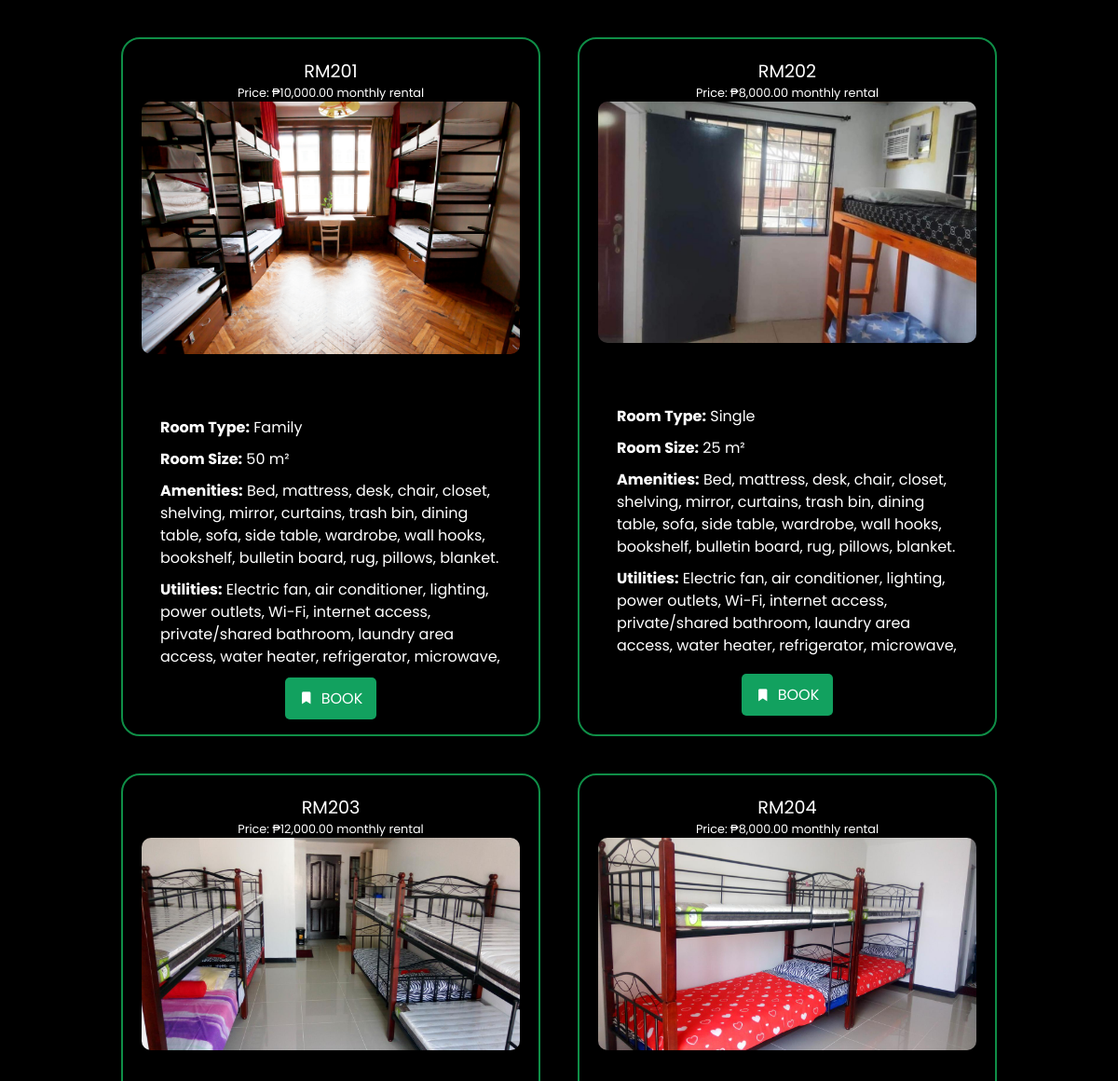
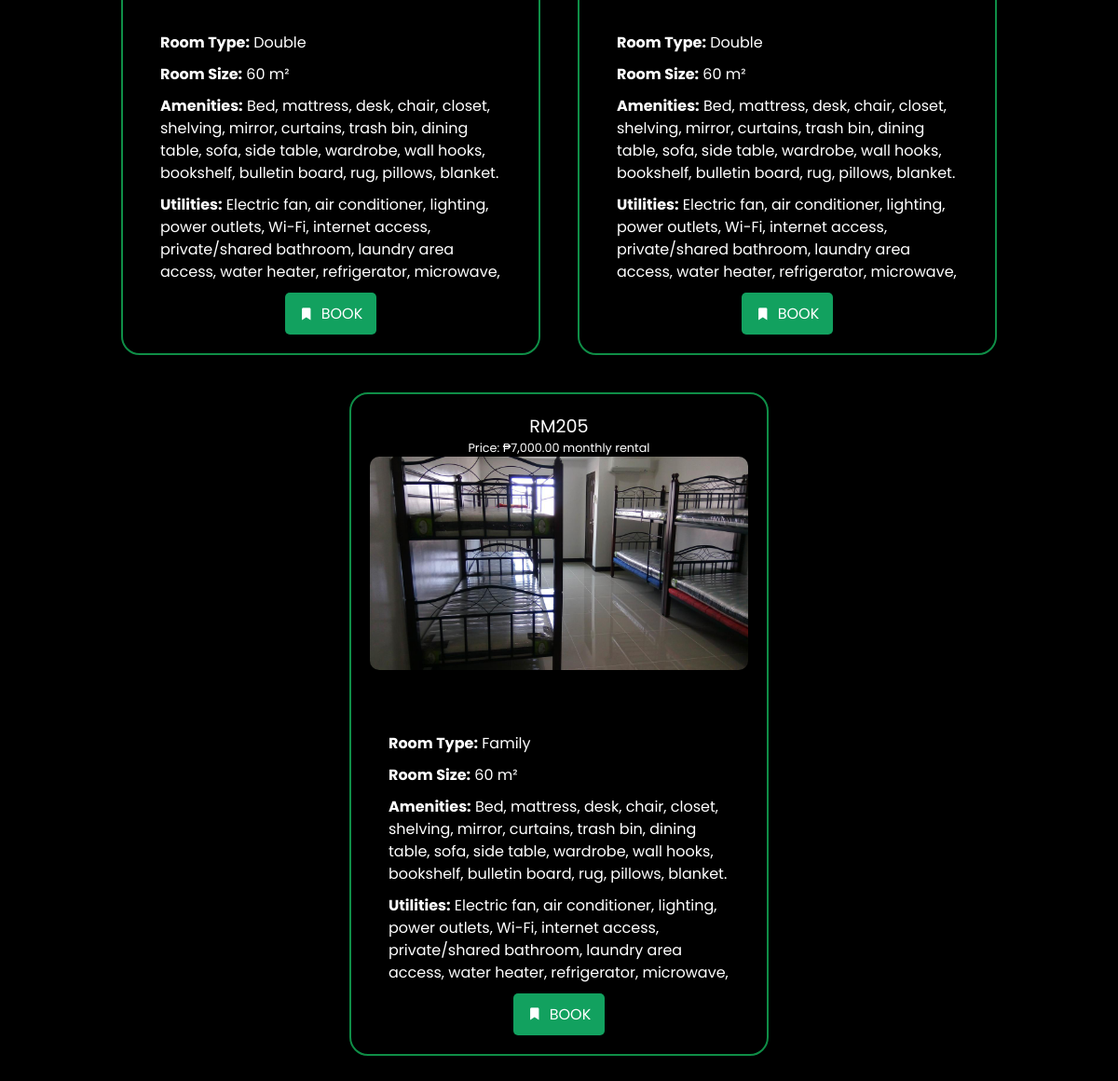
The app's page /ADVERTISEMENT/rooms.php with its own data (2 pictures, top to bottom).
### tables this page shows
CREATE TABLE `room` (
  `room_id` int(20) NOT NULL,
  `room_image` varchar(200) NOT NULL,
  `room_number` varchar(20) NOT NULL,
  `room_type` varchar(20) NOT NULL,
  `room_size` int(100) NOT NULL,
  `room_aminities` text NOT NULL,
  `room_utilities` text NOT NULL,
  `rental_rates` decimal(50,2) NOT NULL,
  `room_payfre` varchar(50) NOT NULL DEFAULT 'Monthly',
  `room_deporate` decimal(50,2) NOT NULL,
  `room_status` varchar(50) NOT NULL
);

### ADVERTISEMENT/CLASESS/RoomFetcher.php (called while the page is built)
<?php
include_once '../DATABASE/dbConnector.php';
class RoomFetcher {
    public static function fetchRooms() {
        global $conn;
        $sql = "SELECT room_number, room_image, rental_rates FROM room WHERE room_status = 'available'";
        $result = $conn->query($sql);
        $rooms = [];
        if ($result->num_rows > 0) {
            while ($row = $result->fetch_assoc()) {
                $rooms[] = $row;
            }
        }
        return $rooms;
    }
    public static function fetchRoomDetails($roomNumber) {
        global $conn;
        $sql = "SELECT room_type, room_size, room_aminities, room_utilities, room_payfre, room_deporate FROM room WHERE room_number = ?";
        $stmt = $conn->prepare($sql);
        $stmt->bind_param("s", $roomNumber);
        $stmt->execute();
        $result = $stmt->get_result();
        if ($result->num_rows > 0) {
            return $result->fetch_assoc();
        }
        return [];
    }
}
?>

### ADVERTISEMENT/rooms.php (the view, shortened to what this page needs)
<?php
include_once '../DATABASE/dbConnector.php';
$isAdmin = false;
?>
<!DOCTYPE html>
<html lang="en">
<head>
    <link rel="stylesheet" href="style.css?v=1.0">
    <link href='https://unpkg.com/boxicons@2.1.4/css/boxicons.min.css' rel='stylesheet'>
</head>
<body>
    <section id="wrapper">
        <div id="room">
        <?php
        include_once 'CLASESS/RoomFetcher.php';
        $rooms = RoomFetcher::fetchRooms();
        foreach ($rooms as $room) {
            $roomDetails = RoomFetcher::fetchRoomDetails($room['room_number']);
            echo '<div class="each-room">';
            echo '<span class="room-number">' . htmlspecialchars($room['room_number']) . '</span>';
            echo '<span class="price">Price: ₱' . number_format($room['rental_rates'], 2) . ' monthly rental</span>';
            echo '<div class="room-image-wrapper">';
            echo '<img src="ADD/uploads/' . htmlspecialchars($room['room_image']) . '" alt="' . htmlspecialchars($room['room_number']) . '" class="room-image" loading="lazy">';
            echo '<div class="room-details">';
            echo '<p><strong>Room Type:</strong> ' . htmlspecialchars($roomDetails['room_type']) . '</p>';
            echo '<p><strong>Room Size:</strong> ' . htmlspecialchars($roomDetails['room_size']) . ' m²</p>';
            echo '<p><strong>Amenities:</strong> ' . htmlspecialchars($roomDetails['room_aminities']) . '</p>';
            echo '<p><strong>Utilities:</strong> ' . htmlspecialchars($roomDetails['room_utilities']) . '</p>';
            echo '</div>';
            echo '</div>';
            echo '<div class="btn">';
            if (!$isAdmin) {
                echo '<a href="register-form.php?room_number=' . urlencode($room['room_number']) . '"> <i class="bx bxs-bookmark-star"></i>BOOK</a>';
            }
            echo '</div>';
            echo '</div>';
        }
        ?>
        </div>
    </section>
</body>
</html>

### ADVERTISEMENT/style.css (style rules this page uses)
html { scroll-behavior: smooth; height: 100%; margin: 0; background-color: black; }
body { height: 100%; margin: 0; font-family: "Poppins", sans-serif; font-optical-sizing: auto; overflow: hidden; color: white; }
* { margin: 0; padding: 0; box-sizing: border-box; }
#wrapper { width: 100vw; max-width: 1920px; min-width: 370px; margin: auto; height: 100vh; background-color: black; overflow: auto; }
#room { display: flex; flex-wrap: wrap; justify-content: center; padding: 20px; max-height: calc(100vh - 100px); overflow-y: auto; }
.each-room { position: relative; display: flex; flex-direction: column; align-items: center; margin: 20px; border: solid 2px #0f8e47; width: 450px; padding: 20px; border-radius: 20px; max-height: 750px; justify-content: space-between; box-sizing: border-box; overflow: hidden; }
.each-room img { width: 100%; height: auto; border-radius: 10px; margin-bottom: 20px; transition: transform 0.3s ease; }
.room-image-wrapper { width: 100%; height: 100%; }
.room-details { padding: 20px; color: white; text-align: left; box-sizing: border-box; margin-top: 10px; max-height: 300px; overflow-y: auto; word-wrap: break-word; overflow-wrap: break-word; white-space: normal; }
.room-details p { margin: 10px 0; color: white; font-size: 1rem; line-height: 1.5; }
.price { color: rgb(204, 51, 51); margin: 0; color: white; font-size: 0.8rem; }
.room-number { font-size: 1.2rem; color: white; }
.each-room span { display: block; }
.btn { padding-top: 10px; display: flex; gap: 10px; }
.btn a { padding: 10px 15px; border-radius: 5px; background-color: #12a15f; color: white; text-decoration: none; transition: background-color 0.3s; display: flex; align-items: center; justify-content: center; }
.btn i { margin-right: 8px; }

### records on screen
room: room_number "RM201", rental_rates "10,000.00", room_image (picture), room_type "Family", room_size "50", room_aminities "Bed, mattress, desk, chair, closet, shelving, mirror, curtains, trash bin, dining table, sofa, side table, wardrobe, wall hooks, bookshelf, bulletin board, rug, pillows, blanket.", room_utilities "Electric fan, air conditioner, lighting, power outlets, Wi-Fi, internet access, private/shared bathroom, laundry area access, water heater, refrigerator, microwave,…"
room: room_number "RM202", rental_rates "8,000.00", room_image (picture), room_type "Single", room_size "25", room_aminities "Bed, mattress, desk, chair, closet, shelving, mirror, curtains, trash bin, dining table, sofa, side table, wardrobe, wall hooks, bookshelf, bulletin board, rug, pillows, blanket.", room_utilities "Electric fan, air conditioner, lighting, power outlets, Wi-Fi, internet access, private/shared bathroom, laundry area access, water heater, refrigerator, microwave,…"
room: room_number "RM203", rental_rates "12,000.00", room_image (picture), room_type "Double", room_size "60", room_aminities "Bed, mattress, desk, chair, closet, shelving, mirror, curtains, trash bin, dining table, sofa, side table, wardrobe, wall hooks, bookshelf, bulletin board, rug, pillows, blanket.", room_utilities "Electric fan, air conditioner, lighting, power outlets, Wi-Fi, internet access, private/shared bathroom, laundry area access, water heater, refrigerator, microwave,…"
room: room_number "RM204", rental_rates "8,000.00", room_image (picture), room_type "Double", room_size "60", room_aminities "Bed, mattress, desk, chair, closet, shelving, mirror, curtains, trash bin, dining table, sofa, side table, wardrobe, wall hooks, bookshelf, bulletin board, rug, pillows, blanket.", room_utilities "Electric fan, air conditioner, lighting, power outlets, Wi-Fi, internet access, private/shared bathroom, laundry area access, water heater, refrigerator, microwave,…"
room: room_number "RM205", rental_rates "7,000.00", room_image (picture), room_type "Family", room_size "60", room_aminities "Bed, mattress, desk, chair, closet, shelving, mirror, curtains, trash bin, dining table, sofa, side table, wardrobe, wall hooks, bookshelf, bulletin board, rug, pillows, blanket.", room_utilities "Electric fan, air conditioner, lighting, power outlets, Wi-Fi, internet access, private/shared bathroom, laundry area access, water heater, refrigerator, microwave,…"
